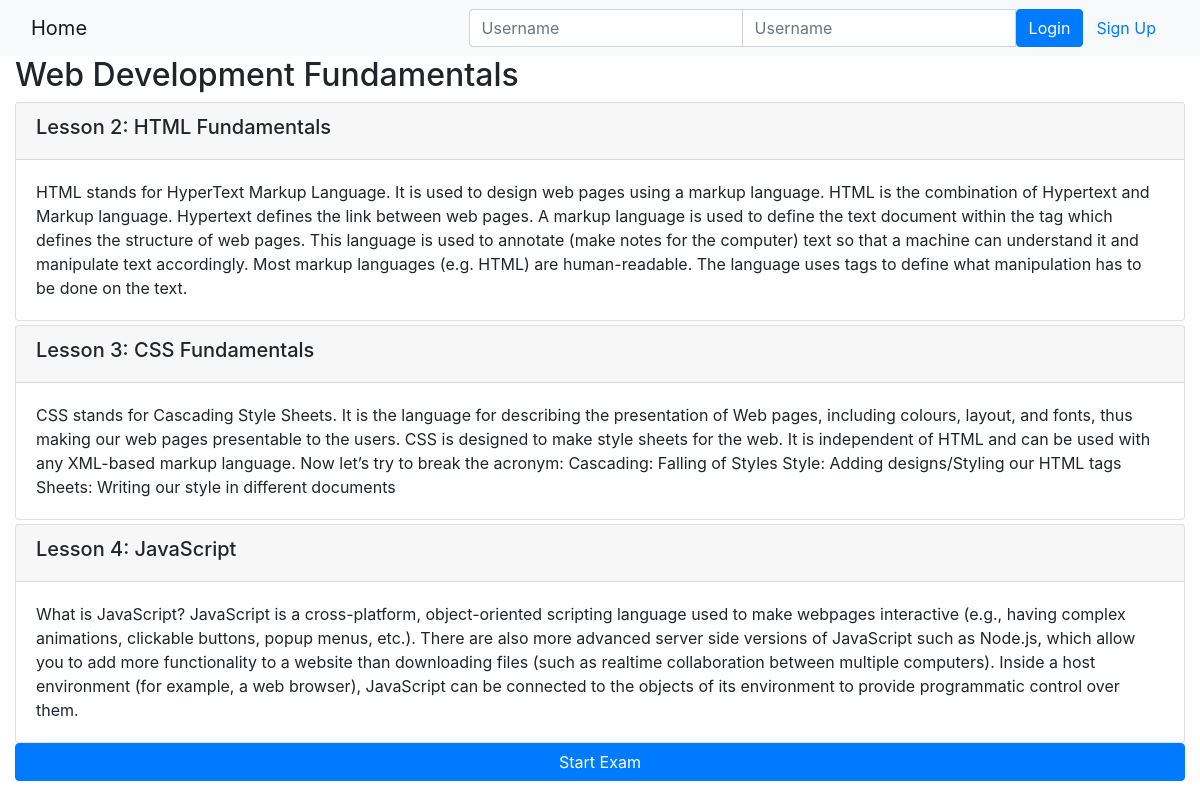
Page /onlinecourse/1/ on the earlier database version.
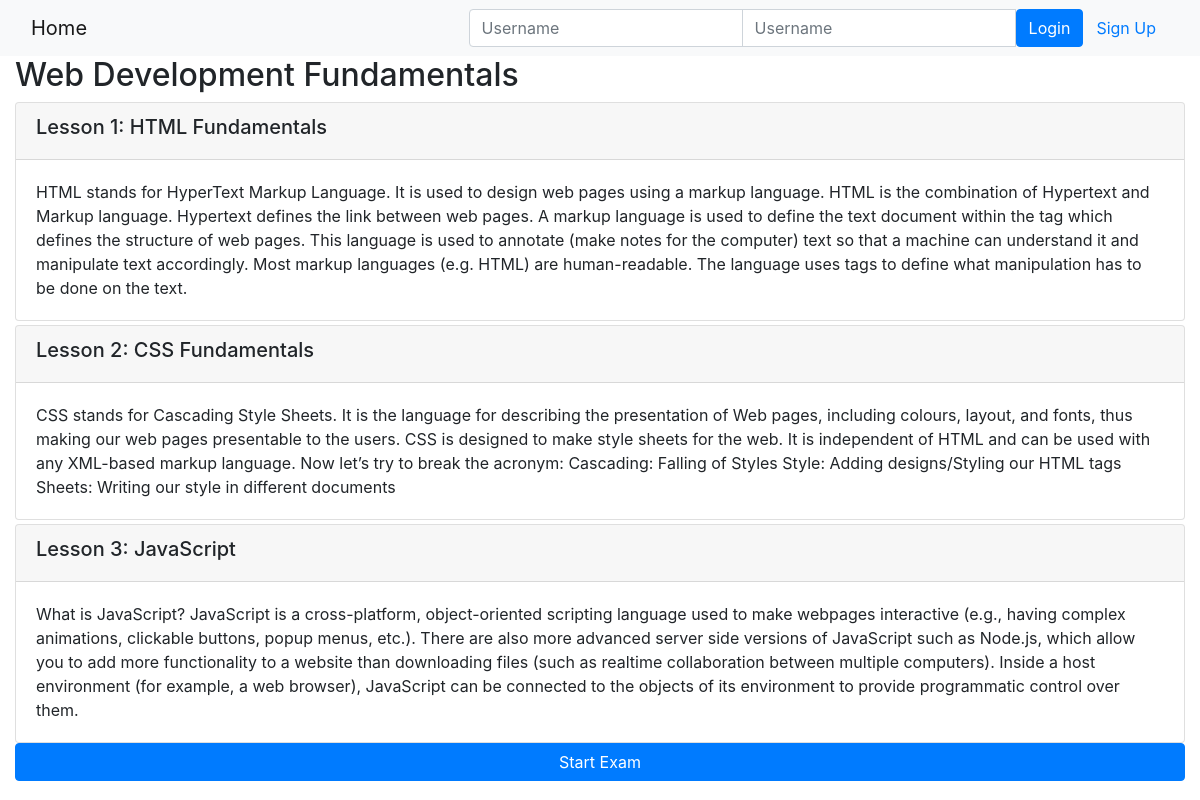
Same page on the later database version.
### onlinecourse/models.py (models this page shows)
class Lesson(models.Model):
    title = models.CharField(max_length=200, default="title")
    order = models.IntegerField(default=0)
    course = models.ForeignKey(Course, on_delete=models.CASCADE)
    content = models.TextField()

### onlinecourse/views.py (the view)
# urls.py: path('<int:pk>/', views.CourseDetailView.as_view(), name='course_details'),
class CourseDetailView(generic.DetailView):
    model = Course
    template_name = 'onlinecourse/course_detail_bootstrap.html'

### onlinecourse/templates/onlinecourse/course_detail_bootstrap.html (shortened to what this page needs)
<!DOCTYPE html>
<html lang="en">
<head>
     {% load static %}
    <link rel="stylesheet" href="https://maxcdn.bootstrapcdn.com/bootstrap/4.5.2/css/bootstrap.min.css">
</head>
<body>
    <nav class="navbar navbar-light bg-light">
        <div class="container-fluid">
            <div class="navbar-header">
                  <a class="navbar-brand" href="{% url 'onlinecourse:index' %}">Home</a>
            </div>
            <ul class="nav navbar-nav navbar-right">
                {% if user.is_authenticated %}
                <li>
                    <a class="btn btn-link" href="#">{{ user.first_name }}({{ user.username }})</a>
                    <a class="btn btn-link" href="{% url 'onlinecourse:logout' %}">Logout</a>
                </li>
                {% else %}
                <li>
                    <form class="form-inline" action="{% url 'onlinecourse:login' %}" method="post">
                        <div class="input-group">
                            <input type="text" class="form-control" placeholder="Username" name="username" >
                            <input type="password" class="form-control" placeholder="Username" name="psw" >
                            <button class="btn btn-primary" type="submit">Login</button>
                            <a class="btn btn-link" href="{% url 'onlinecourse:registration' %}">Sign Up</a>
                        </div>
                    </form>
                </li>
                {% endif %}
            </ul>
        </div>
    </nav>
    <div class="container-fluid">
        <h2>{{ course.name }}</h2>
        <div class="card-columns-vertical">
            {% for lesson in course.lesson_set.all %}
                <div class="card mt-1">
                    <div class="card-header"><h5>Lesson {{lesson.order|add:1}}: {{lesson.title}}</h5></div>
                    <div class="card-body">{{lesson.content}}</div>
                </div>
            {% endfor %}
        </div>
        <button data-toggle="collapse" data-target="#exam" class="btn btn-primary btn-block">Start Exam</button>
    </div>
</body>
</html>

Differences in the rows shown:
changed Lesson "HTML Fundamentals": order|add "2" → "1"
changed Lesson "CSS Fundamentals": order|add "3" → "2"
changed Lesson "JavaScript": order|add "4" → "3"
